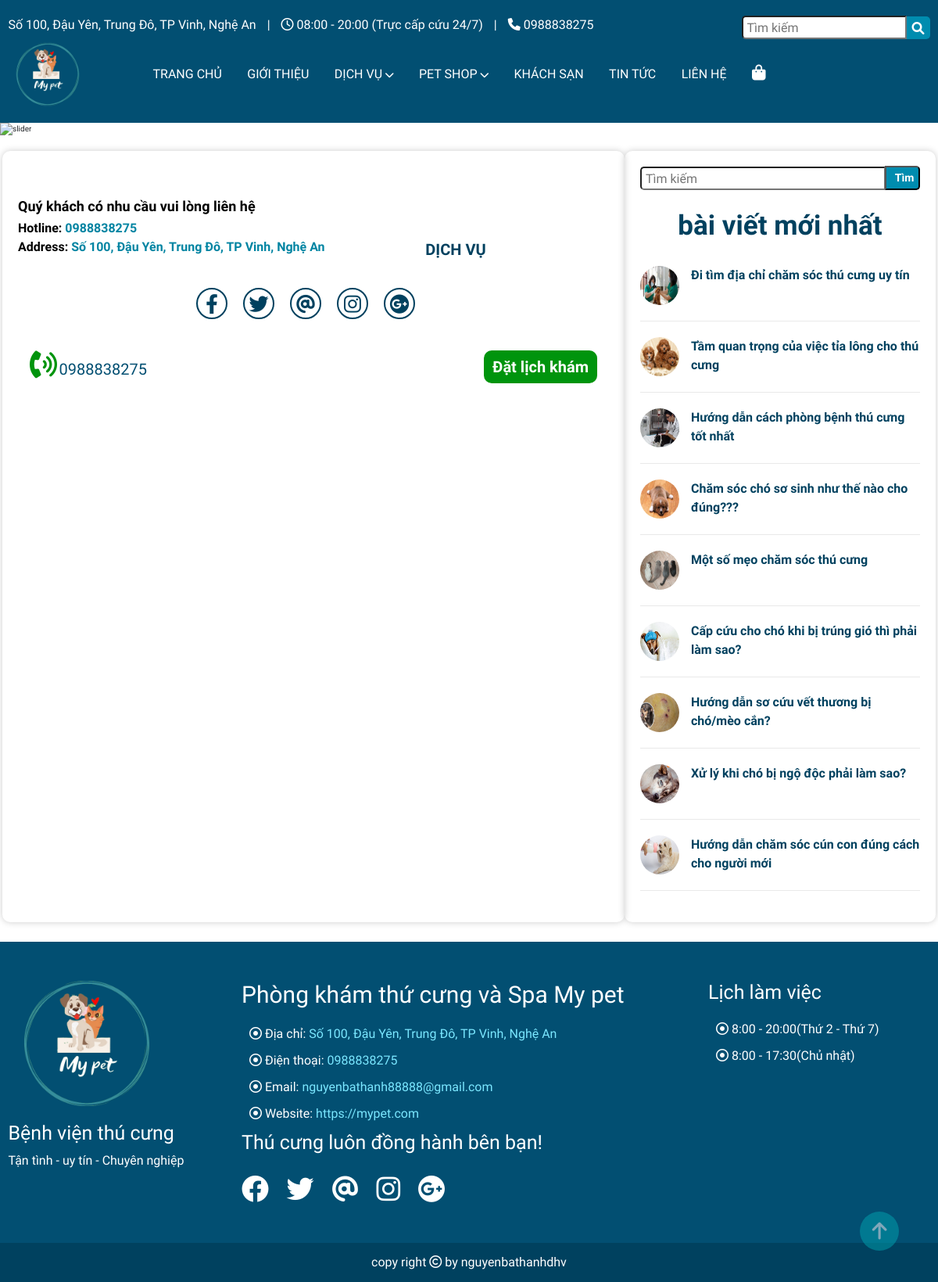
The page /service-chil.php on the database its author committed.
### tables this page shows
CREATE TABLE `news` (
  `id` int(11) NOT NULL,
  `title` varchar(255) NOT NULL,
  `content` longtext NOT NULL,
  `image` varchar(255) NOT NULL,
  `date` date NOT NULL,
  `status_news` int(11) NOT NULL,
  `slug` varchar(255) NOT NULL
);

### service-chil.php (the view, shortened to what this page needs)
<?php
include './include/config.php';
if(!empty($where)){
    $sql_news = "SELECT * FROM news WHERE (".$where.") AND status_news = 1";
}else{
    $sql_news = "SELECT * FROM news WHERE status_news = 1";
}
$query_news = $conn->prepare($sql_news);
$query_news->execute();
$result_news = $query_news->fetchAll(PDO::FETCH_OBJ);
?>
<!DOCTYPE html>
<html lang="en">
<head>
    <?php
    include "./include/link-css.php";
    ?>
</head>
<body>
    <?php
    include "./include/header.php";
    ?>
    <div class="main-service-chil" style="display: block;">
        <div class="slider-service sevice-sevice">
            <img src="./image/anh-bia.png" alt="slider">
            <h2 class="sevice-h2">Dịch vụ</h2>
        </div>
        <div class="container">
            <div class="row">
                <div class="col-8 post-all-service">
                    <div class="post-contact-service">
                        <h3 class="contact-service-h3">
                            Quý khách có nhu cầu vui lòng liên hệ
                        </h3>
                        <div class="service-hotline">
                            Hotline: <a target="_blank" href="tel:0988838275">0988838275</a>
                        </div>
                        <div class="service-address">
                            Address: <a target="_blank" href="#">Số 100, Đậu Yên, Trung Đô, TP Vinh, Nghệ An</a>
                        </div>
                        <div class="contact-service-all">
                            <div class="circle-contact">
                                <a target="_blank" href="https://www.facebook.com/ThanhMBlue/"><i class="fab fa-facebook-f"></i></a>
                            </div>
                            <div class="circle-contact">
                                <a target="_blank" href="https://www.facebook.com/ThanhMBlue/"><i class="fab fa-twitter"></i></a>
                            </div>
                            <div class="circle-contact">
                                <a target="_blank" href="https://www.facebook.com/ThanhMBlue/"><i class="fas fa-at"></i></a>
                            </div>
                            <div class="circle-contact">
                                <a target="_blank" href="https://www.facebook.com/ThanhMBlue/"><i class="fab fa-instagram"></i></a>
                            </div>
                            <div class="circle-contact">
                                <a target="_blank" href="https://www.facebook.com/ThanhMBlue/"><i class="fab fa-google-plus"></i></a>
                            </div>
                        </div>
                    </div>
                    <div class="tell-service-all">
                        <div class="tell-left">
                            <i class="fas fa-phone-volume"></i>
                            <a href="tel:0988838275">0988838275</a>
                        </div>
                        <div class="booking-service-right">
                            <input class="btn register-booking" type="submit" value="Đặt lịch khám">
                        </div>
                    </div>
                </div>
                <div class="col-4 right-service">
                    <form action="service-chil.php?action=search&id=<?php if(isset($id)){echo '&id='.$id;} ?>" method="POST">
                        <div class="search search-service">
                            <input type="text" name="title" value="<?= !empty($title) ? $title : "" ?>" placeholder="Tìm kiếm">
                            <input class="icon" name="btn-search" type="submit" value="Tìm" id="">
                        </div>
                    </form>
                    <h1>bài viết mới nhất</h1>
                    <div class="title-news-service">
                        <?php foreach ($result_news as $key => $value) { ?>
                            <div class="title-news-service-chil">
                                <div class="news-service-chil">
                                    <a href="news-chil.php?id=<?php echo $value->id ?>"><img src="<?php echo $value->image ?>" alt="image"></a>
                                    <a class="desc" href="news-chil.php?id=<?php echo $value->id ?>"><?php echo $value->title ?></a>
                                </div>
                                <div class="line"></div>
                            </div>
                        <?php } ?>
                    </div>
                </div>
            </div>
        </div>
    </div>
    <?php
    include "./include/footer.php";
    ?>
</body>
</html>

### css/style.css (style rules this page uses)
* { padding: 0; margin: 0; box-sizing: border-box; font-family: "Roboto Condensed", sans-serif; }
@media (min-width: 1200px) { .container { max-width: 1194px !important; } }
a, a:hover { text-decoration: none; transition: all 0.3s ease-in-out 0s; -moz-transition: all 0.3s ease-in-out 0s; -o-transition: all 0.3s ease-in-out 0s; -webkit-transition: all 0.3s ease-in-out 0s; -ms-transition: all 0.3s ease-in-out 0s; }
.search { display: flex; height: 25px; }
.search input { width: 211px; height: 30px; border-radius: 5px 0 0 5px; padding-left: 5px; color: #024f72; }
.search .icon { min-height: 28.5px; margin-top: 1px; background-color: rgb(0, 140, 175); border-radius: 0 5px 5px 0; cursor: pointer; }
.right-service { padding: 20px; margin-bottom: 25px; -moz-border-radius: 10px; -webkit-border-radius: 10px; -ms-border-radius: 10px; -o-border-radius: 10px; border-radius: 10px; -moz-box-shadow: 0px 0px 8px 0px #ccc; -webkit-box-shadow: 0px 0px 8px 0px #ccc; box-shadow: 0px 0px 8px 0px #ccc; }
.search-service { display: flex; justify-content: end; }
.search-service input { width: 100%; height: 30px; font-size: 16px; }
.search-service .icon { height: 31px; margin-left: -1px; width: 50px; margin-top: -1px; font-size: 14px; font-weight: bold; color: white; text-align: center; }
.news-service-chil { display: flex; }
.title-news-service-chil img { width: 50px; height: 50px; border-radius: 50%; margin-right: 15px; }
.title-news-service-chil .desc { font-size: 16px; color: #00415f; margin: 0; padding: 0; font-weight: bold; display: -webkit-box; -webkit-line-clamp: 2; -webkit-box-orient: vertical; overflow: hidden; }
.title-news-service-chil .line { height: 1px; width: 100%; background: #e9e9e9; margin: 20px 0; }
.main-service-chil h1 { color: #00415f; font-size: 35px; text-align: center; font-weight: bold; margin: 30px 0 30px 0; }
.main-service-chil .slider-service { margin-bottom: 20px; }
.main-service-chil .slider-service img { width: 100%; height: 400px; }
.main-service-chil { position: relative; }
.post-all-service { padding: 20px; }
.main-service-chil .post-all-service { margin-bottom: 25px; -moz-border-radius: 10px; -webkit-border-radius: 10px; -ms-border-radius: 10px; -o-border-radius: 10px; border-radius: 10px; -moz-box-shadow: 0px 0px 8px 0px #ccc; -webkit-box-shadow: 0px 0px 8px 0px #ccc; box-shadow: 0px 0px 8px 0px #ccc; }
.post-contact-service { margin: 40px 0; }
.service-hotline, .service-address { color: #000000; font-size: 16px; font-weight: bold; }
.service-hotline a, .service-address a { color: #0084a2; }
.contact-service-h3 { color: #000000; font-size: 18px; font-weight: bold; }
.contact-service-all { display: flex; justify-content: center; margin-top: 40px; }
.circle-contact { width: 40px; height: 40px; border: 2px solid #00415f; color: #00415f; text-align: center; border-radius: 50%; padding: 5px; margin-right: 20px; }
.circle-contact i { font-size: 25px; color: #00415f; margin-top: 1px; }
.tell-service-all { display: flex; justify-content: space-between; padding: 0 15px 30px 15px; }
.tell-left i { color: #00940d; font-size: 35px; }
.tell-left a { color: #024f72; font-size: 20px; }
.booking-service-right input { padding: 5px 10px; background: #00940d; color: #ffffff; font-weight: bold; font-size: 20px; border-radius: 10px; }
.sevice-sevice { position: relative; }
.sevice-sevice .sevice-h2 { position: absolute; top: 150px; font-size: 20px; font-weight: bold; text-transform: uppercase; left: 50%; transform: translateX(-72%); color: #00415f; }

### rows shown on the page
news: image (picture), title "Đi tìm địa chỉ chăm sóc thú cưng uy tín"
news: image (picture), title "Tầm quan trọng của việc tỉa lông cho thú cưng"
news: image (picture), title "Hướng dẫn cách phòng bệnh thú cưng tốt nhất"
news: image (picture), title "Chăm sóc chó sơ sinh như thế nào cho đúng???"
news: image (picture), title "Một số mẹo chăm sóc thú cưng"
news: image (picture), title "Cấp cứu cho chó khi bị trúng gió thì phải làm sao?"
news: image (picture), title "Hướng dẫn sơ cứu vết thương bị chó/mèo cắn?"
news: image (picture), title "Xử lý khi chó bị ngộ độc phải làm sao?"
news: image (picture), title "Hướng dẫn chăm sóc cún con đúng cách cho người mới"
